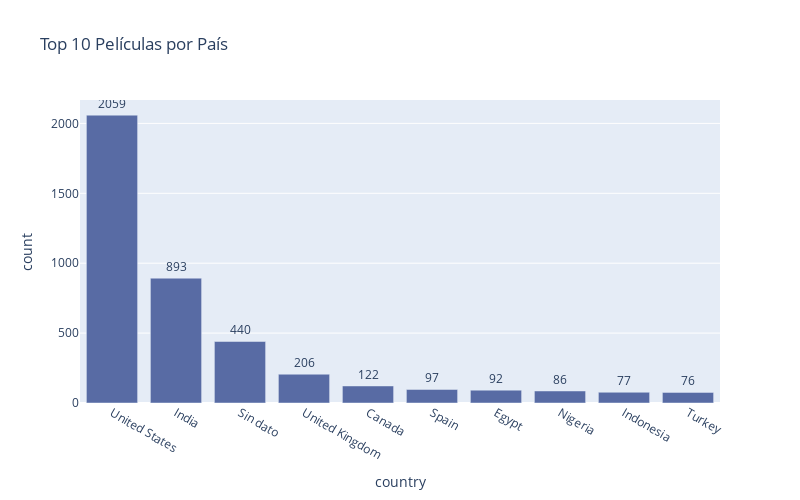
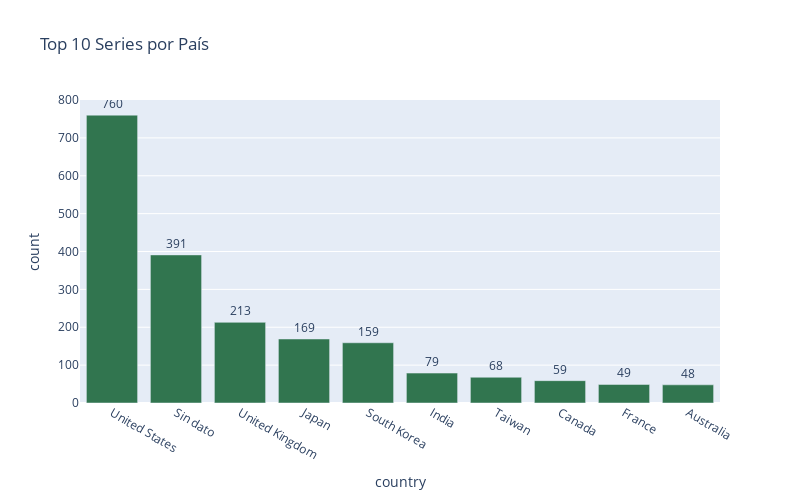

Notebook code for these charts, in order:
### Code cell
# Filtrar los datos para películas y series
df_peliculas = df[df["type"] == "Movie"]
df_series = df[df["type"] == "TV Show"]

# Contar la cantidad de películas por país
country_counts_peliculas = df_peliculas["country"].value_counts()
country_counts_series = df_series["country"].value_counts()

# Convertir a DataFrame y resetear el índice
country_df_peliculas = pd.DataFrame(country_counts_peliculas).reset_index()
country_df_series = pd.DataFrame(country_counts_series).reset_index()

# Renombrar las columnas
country_df_peliculas.columns = ["country", "count"]
country_df_series.columns = ["country", "count"]

# Crear gráficos de barras para el top 10 de películas y series
fig_peliculas = px.bar(country_df_peliculas.head(10), 
                      x="country", 
                      y="count", 
                      title="Top 10 Películas por País", 
                      text="count", 
                      color_discrete_sequence=["#586BA4"]) 

fig_series = px.bar(country_df_series.head(10), 
                   x="country", 
                   y="count", 
                   title="Top 10 Series por País", 
                   text="count", 
                   color_discrete_sequence=["#31754F"])

# Actualizar la posición del texto fuera de las barras
fig_peliculas.update_traces(textposition="outside")
fig_series.update_traces(textposition="outside")

# Ajustar el tamaño de los gráficos
fig_peliculas.update_layout(
    width=800,  # Ancho en píxeles
    height=500  # Alto en píxeles
)

fig_series.update_layout(
    width=800,  # Ancho en píxeles
    height=500  # Alto en píxeles
)

# Mostrar los gráficos
fig_peliculas.show()
fig_series.show()

### Figure 1 — Plotly figure (JSON) as saved in the notebook; plotly's stock layout.template omitted (floating-point values rounded to 4 significant figures)
{"data": [{"alignmentgroup": "True", "hovertemplate": "country=%{x}<br>count=%{text}<extra></extra>", "legendgroup": "", "marker": {"color": "#586BA4", "pattern": {"shape": ""}}, "name": "", "offsetgroup": "", "orientation": "v", "showlegend": false, "text": [2059, 893, 440, 206, 122, 97, 92, 86, 77, 76], "textposition": "outside", "type": "bar", "x": ["United States", "India", "Sin dato", "United Kingdom", "Canada", "Spain", "Egypt", "Nigeria", "Indonesia", "Turkey"], "xaxis": "x", "y": [2059, 893, 440, 206, 122, 97, 92, 86, 77, 76], "yaxis": "y"}], "layout": {"barmode": "relative", "height": 500, "legend": {"tracegroupgap": 0}, "title": {"text": "Top 10 Películas por País"}, "width": 800, "xaxis": {"anchor": "y", "domain": [0, 1], "title": {"text": "country"}}, "yaxis": {"anchor": "x", "domain": [0, 1], "title": {"text": "count"}}}}

### Figure 2 — Plotly figure (JSON) as saved in the notebook; plotly's stock layout.template omitted (floating-point values rounded to 4 significant figures)
{"data": [{"alignmentgroup": "True", "hovertemplate": "country=%{x}<br>count=%{text}<extra></extra>", "legendgroup": "", "marker": {"color": "#31754F", "pattern": {"shape": ""}}, "name": "", "offsetgroup": "", "orientation": "v", "showlegend": false, "text": [760, 391, 213, 169, 159, 79, 68, 59, 49, 48], "textposition": "outside", "type": "bar", "x": ["United States", "Sin dato", "United Kingdom", "Japan", "South Korea", "India", "Taiwan", "Canada", "France", "Australia"], "xaxis": "x", "y": [760, 391, 213, 169, 159, 79, 68, 59, 49, 48], "yaxis": "y"}], "layout": {"barmode": "relative", "height": 500, "legend": {"tracegroupgap": 0}, "title": {"text": "Top 10 Series por País"}, "width": 800, "xaxis": {"anchor": "y", "domain": [0, 1], "title": {"text": "country"}}, "yaxis": {"anchor": "x", "domain": [0, 1], "title": {"text": "count"}}}}
